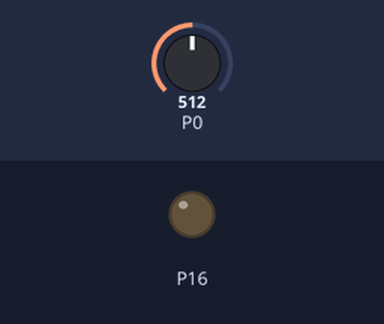
This program was run on a simulated BBC micro:bit running MicroPython. On the bench: output pins drawn as LEDs (lit = HIGH). The inputs (shaded band) are chosen by the test bench; at power-on: P0 = 512 (analog values on the 0–1023 scale).

Above: at 2.2 s.
2.3 s: P0 set to 474
3.8 s: P0 set to 454
At 4.5 s:
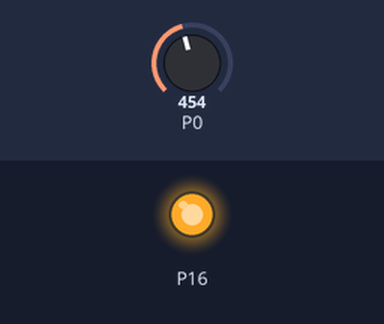
5.3 s: P0 set to 511
At 5.6 s:
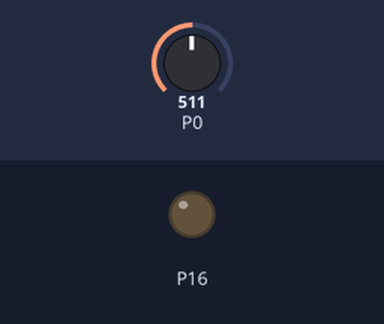
6.8 s: P0 set to 306
At 8.0 s:
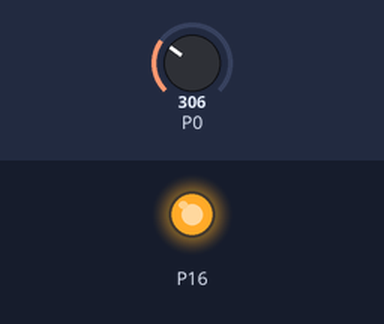
Timing chart, 0 to 9.3 s (numbered marks = the images above; inputs shaded):
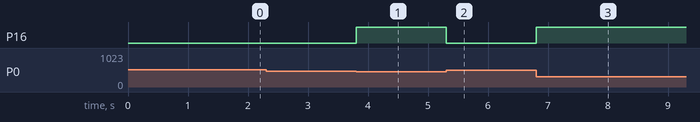

Measured:
- the behaviour switches between 462 and 461 on P0 (found by bisection; images 0 and 1)
- after the input at 2.3 s, every drawn part: stays the same
- after the input at 3.8 s, P16: LOW → HIGH at once
- after the input at 5.3 s, P16: HIGH → LOW at once
- after the input at 6.8 s, P16: LOW → HIGH at once

The program:

readLDR.py
```python
# SparkFun Electronics
# Experiment 3.0
# Reading a Photoresistor

from microbit import *

calibrationVal = pin0.read_analog()
sleep(1000)

while True:
    lightVal = pin0.read_analog()
    if lightVal < calibrationVal-50:
        pin16.write_digital(1)
    else:
        pin16.write_digital(0)

# 光敏电阻控制LED灯
```
